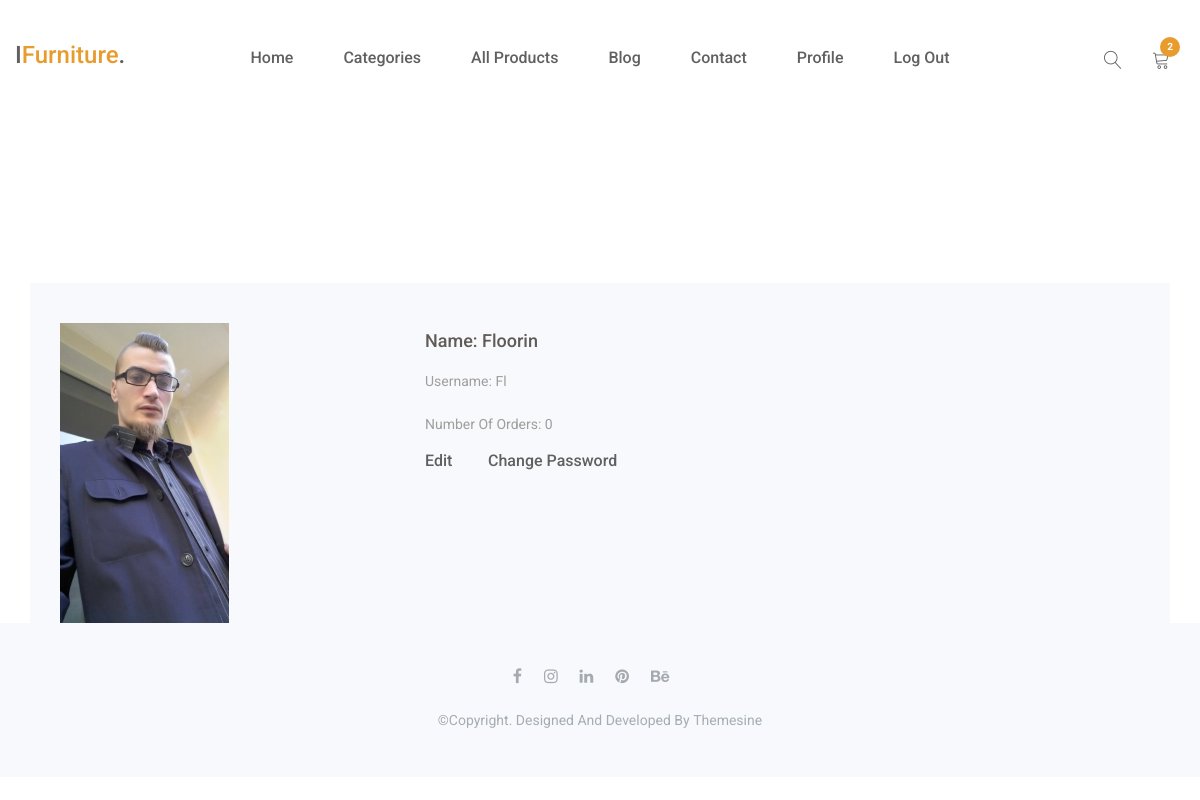
Before: /user/fl/ (signed in) with the older database file.
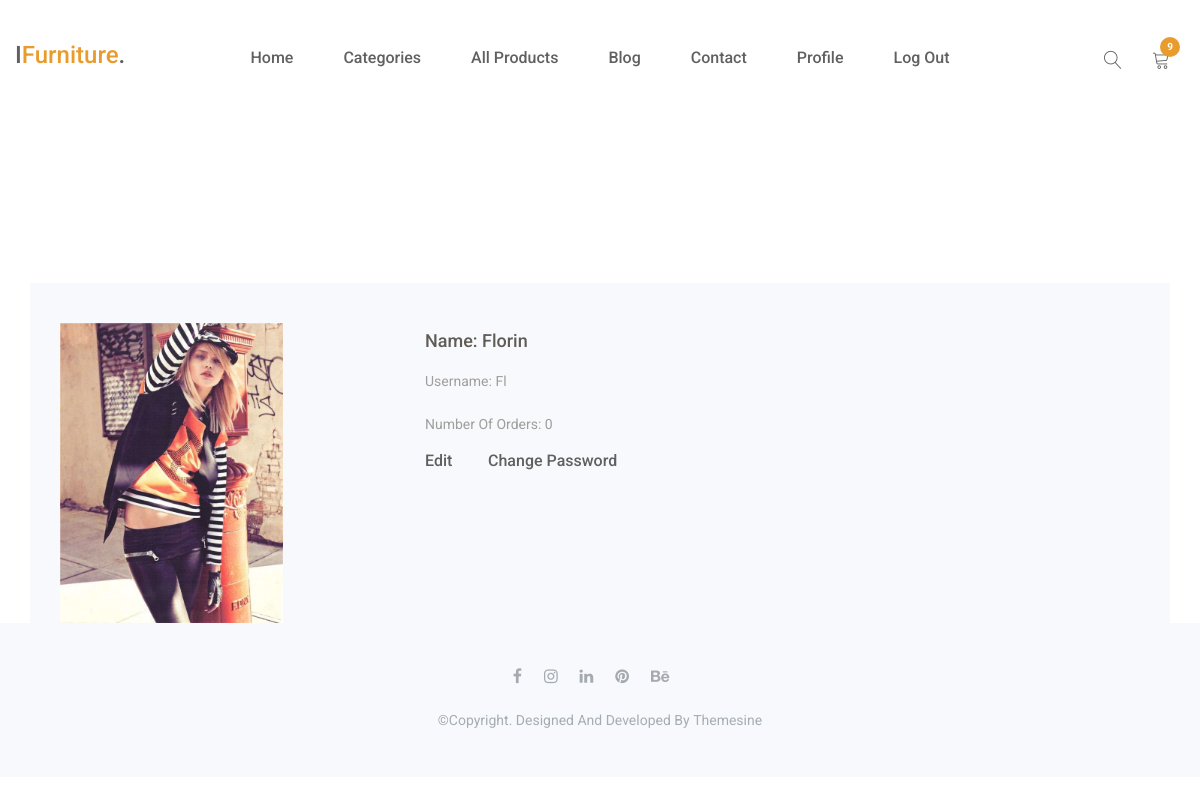
After: the same page with the newer database file.
### shoppingcart/models.py (models this page shows, shortened)
class Order(models.Model):
    user=models.ForeignKey(settings.AUTH_USER_MODEL,on_delete=models.SET_NULL,blank=True,null=True)
    date_ordered=models.DateTimeField(auto_now_add=True)
    complete=models.BooleanField(default=False)
    def get_total(self):
        products=self.orderitem_set.all()
        total_amount=sum([item.total() for item in products])
        return float(total_amount)
    def order_summary(self):
        products=self.orderitem_set.all()
        total_quantity=sum([item.quantity for item in products])
        return total_quantity

class OrderItem(models.Model):
    product=models.ForeignKey(Product,on_delete=models.CASCADE)
    order=models.ForeignKey(Order,on_delete=models.SET_NULL,blank=True,null=True)
    quantity=models.IntegerField(default=1)
    date_added=models.DateTimeField(auto_now_add=True)
    def total(self):
        return self.product.price*self.quantity

### user/models.py (models this page shows, shortened)
class Profile(models.Model):
    user=models.OneToOneField(User,on_delete=models.CASCADE)
    image=models.ImageField(upload_to='user_images',null=True)
    name=models.CharField(max_length=128)
    username=models.CharField(max_length=128)
    email_confirmed=models.BooleanField(default=False)
    def get_update_url(self):
        return reverse('dj-auth:profile_change',kwargs={'username':self.username})

### user/views.py (the view)
# urls.py: re_path(r'^(?P<username>[\w\-]+)/$',ProfileDetails.as_view(),name='profile_details'),
class ProfileDetails(View):
    model=Profile
    template_name='user/profile.html'
    def get(self,request,username):
        profile=get_object_or_404(self.model,username=username)
        return render(request,self.template_name,{'profile':profile})

### onlinestore/models.py (called while the page is built)
    def get_absolute_url(self):
        return reverse('product_details',kwargs={'pk':self.pk})

### shoppingcart/context_procesor_file.py (called while the page is built)
def get_cart_items(request):
    user=request.user
    order=[]
    if user.is_authenticated:
        order=get_object_or_404(Order,user=user)
    cart_items=[]
    try:
        cart_items=order.orderitem_set.all()
    except:
        pass
    return {
        'order':order,
        'cart_items':cart_items
    }

### user/templates/user/profile.html (shortened to what this page needs)
{% extends parent_template|default:'user/base_user.html' %}
{% block content %}
<br>
<br>
<br>
<br>
<section id="populer-products" class="populer-products">
			<div class="container">
				<div class="populer-products-content">
					<div class="row">
						<div class="col-md-12">
							<div class="single-populer-products">
								<div class="single-inner-populer-products">
									<div class="row">
										<div class="col-md-4 col-sm-12">
											<div class="single-inner-populer-product-img">
												<img src="{{profile.image.url}}" alt="populer-products images" style="height:300px;">
											</div>
										</div>
										<div class="col-md-8 col-sm-12">
											<div class="single-inner-populer-product-txt">
												<h2>
													<a href="#">
														Name: {{profile.name}}
													</a>
												</h2>
												<p>
													Username: {{profile.username}}
												</p>
												<p>
													Number of Orders: {{profile.user.order_set.count}}<br>
												</p>
														<a href="{{profile.get_update_url}}"> Edit</a>
														<a href="{% url 'dj-auth:password_change' %}">Change Password</a>
											</div>
										</div>
									</div>
								</div>
							</div>
						</div>
						<br>
						<br>
					</div>
				</div>
			</div>
</section>
{% endblock content %}

### templates/base.html (shortened to what this page needs)
{% load static %}
<!doctype html>
<html class="no-js" lang="en">
    <head>
        <link rel="stylesheet" href="{% static 'assets/css/font-awesome.min.css' %}">
		<link rel="stylesheet" href="{% static 'assets/css/linearicons.css' %}">
        <link rel="stylesheet" href="{% static 'assets/css/animate.css' %}">
        <link rel="stylesheet" href="{% static 'assets/css/owl.carousel.min.css' %}">
		<link rel="stylesheet" href="{% static 'assets/css/owl.theme.default.min.css' %}">
        <link rel="stylesheet" href="{% static 'assets/css/bootstrap.min.css' %}">
		<link rel="stylesheet" href="{% static 'assets/css/bootsnav.css' %}" >
        <link rel="stylesheet" href="{% static 'assets/css/style.css' %}">
        <link rel="stylesheet" href="{% static 'assets/css/responsive.css' %}">
    </head>
	<body>
		<header id="home" class="welcome-hero">
			<div class="top-area">
				<div class="header-area">
				    <nav class="navbar navbar-default bootsnav  navbar-sticky navbar-scrollspy"  data-minus-value-desktop="70" data-minus-value-mobile="55" data-speed="1000">
				        <div class="container">
				            <div class="attr-nav">
				                <ul>
				                	<li class="search">
				                		<a href="#"><span class="lnr lnr-magnifier"></span></a>
				                	</li>
				                    <li class="dropdown">
				                        <a href="#" class="dropdown-toggle" data-toggle="dropdown" >
				                            <span class="lnr lnr-cart"></span>
												<span class="badge badge-bg-1">{{order.order_summary}}</span>
											</a>
				                    </li>
				                </ul>
				            </div>
				            <div class="navbar-header">
				                <a class="navbar-brand" href="index.html">I<span>Furniture</span>.</a>
				            </div>
				            <div class="collapse navbar-collapse menu-ui-design" id="navbar-menu">
				                <ul class="nav navbar-nav navbar-center" data-in="fadeInDown" data-out="fadeOutUp">
				                    <li class="nav_item"><a href="{% url 'general_view' %} ">home</a></li>
				                    <li class='nav-item'><a href="{% url 'category_list' %}">Categories</a></li>
				                    <li class="nav_item"><a href="{% url 'product_list' %}">All Products</a></li>
				                    <li class="nav_item"><a href="{% url 'post_list' %}">blog</a></li>
				                    <li class="nav_item"><a href="{% url 'contact' %}">contact</a></li>
									{% if user.is_authenticated %}
										<li class="nav_item"><a href="{% url 'dj-auth:profile_details' username=user.username %}">Profile</a></li>
										<li class="nav_item"><a href="{% url 'dj-auth:logout' %}">Log Out</a></li>
									{% else %}
										<li class="nav_link active"><a href="{% url 'dj-auth:login' %}?next={{request.path}}">Log In</a></li>
										<li class="nav_item"><a href="{% url 'dj-auth:signup'  %}">Register</a></li>
									{% endif %}
				                </ul>
				            </div>
				        </div>
				    </nav>
				</div>
			</div>
		</header>
{% block content %}{% endblock content %}
<footer id="footer"  class="footer">
    <div class="container">
        <div class="hm-footer-copyright text-center">
            <div class="footer-social">
                <a href="#"><i class="fa fa-facebook"></i></a>
                <a href="#"><i class="fa fa-instagram"></i></a>
                <a href="#"><i class="fa fa-linkedin"></i></a>
                <a href="#"><i class="fa fa-pinterest"></i></a>
                <a href="#"><i class="fa fa-behance"></i></a>
            </div>
            <p>
                &copy;copyright. designed and developed by <a href="https://www.themesine.com/">themesine</a>
            </p>
        </div>
    </div>
</footer>
    </body>
</html>

Changed rows visible on the page:
computed for Order: order_summary "2" → "9"
changed Profile "Fl": image: a different picture; name "Floorin" → "Florin"
